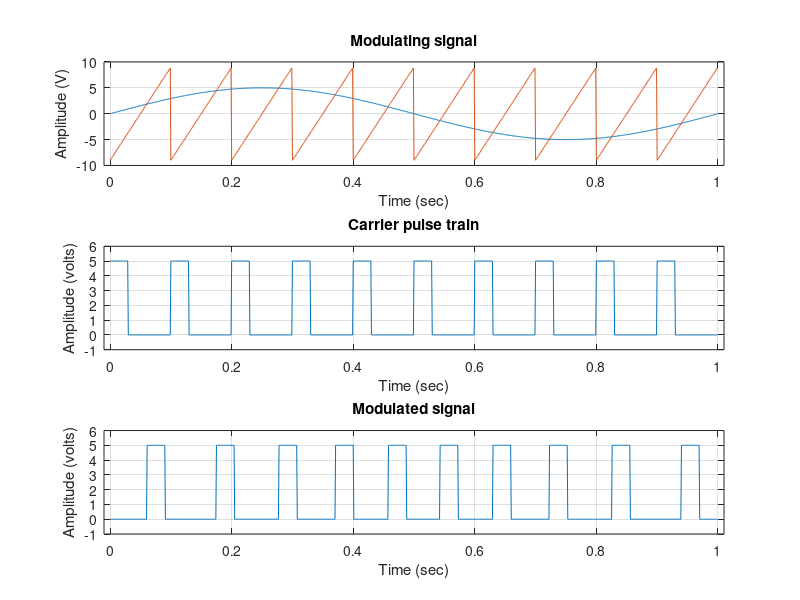

The MATLAB script that drew this image:
% Clear command window, workspace, and close all figures
clc;
clear all;
close all;

% Define modulation parameters
Vm = 5;              
fm = 1;             
thetam = 0;         
minTime = 0;        
maxTime = 1;        
samplePerTime = 1000;% Sampling frequency
t = minTime : 1/samplePerTime : maxTime;
t = t(1:end-1);      % Adjust time vector to match the number of samples

% Generate the modulating signal (sine wave)
modulatingSignal = Vm .* sin(2*pi*fm*t + thetam);

% Plot the modulating signal
subplot(3,1,1);
plot(t, modulatingSignal);
hold on;
axis([-minTime-0.01 maxTime+0.01 -2*Vm +2*Vm]);
xlabel('Time (sec)');
ylabel('Amplitude (V)');
title('Modulating signal');

% Generate the carrier pulse train
pulseTrain = [];
Vc = 5;               
fc = 10;              
n = fc * maxTime;      
m = samplePerTime/fc;        
duty = 30;            % Duty cycle of the pulse train 
on_t = duty * m / 100;
off_t = m - on_t;
for i = 1:1:n
    pulseTrain(m*(i-1)+1 : m*(i-1)+on_t) = Vc;              % from position 1 : 2 = Vc
    pulseTrain(m*(i-1)+on_t+1 : m*(i-1)+on_t+off_t) = 0;    % from 3 : rest = 0
end

% Plot the carrier pulse train
subplot(3,1,2);
plot(t, pulseTrain);
grid on;
axis([-minTime-0.01 maxTime+0.01 -1 Vc+1]);
xlabel('Time (sec)');
ylabel('Amplitude (volts)');
title('Carrier pulse train');

% Generate the sawtooth signal for comparison
sawtoothSignal = 1.8 * Vm * sawtooth(2*pi*fc*t);
subplot(3,1,1);
plot(t, sawtoothSignal);
grid on;

% Perform Pulse Position Modulation
modulatedSignal = zeros(1, length(pulseTrain));

for i = 1:1:n
    for j = 1:1:i*m
        if (modulatingSignal(m*(i-1)+j) < sawtoothSignal(m*(i-1)+j))
            modulatedSignal(m*(i-1)+j : m*(i-1)+j+on_t-1) = Vc;
            break
        end
    end
end

% Plot the modulated signal
subplot(3,1,3);
plot(t, modulatedSignal);
grid on;
axis([-minTime-0.01 maxTime+0.01 -1 Vc+1]);
xlabel('Time (sec)');
ylabel('Amplitude (volts)');
title('Modulated signal');
